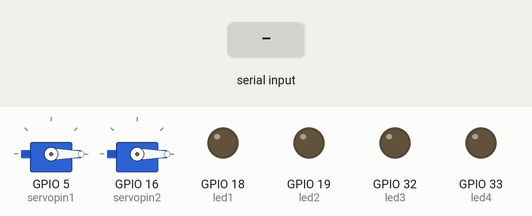
Simulated run of this sketch. Board: ESP32. Parts: 2 × servo, output pins drawn as LEDs (lit = HIGH). Dashed ring = blinking. Inputs (shaded band) come from the test bench.

Above: at 1.2 s.
1.3 s: "90,45,200,10,150,30\n" received over Serial
At 3.42 s:
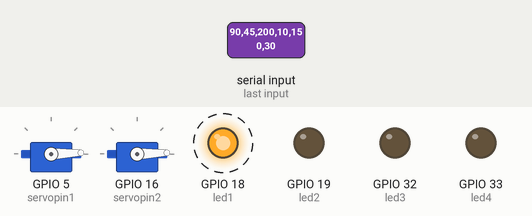
At 10.1 s:
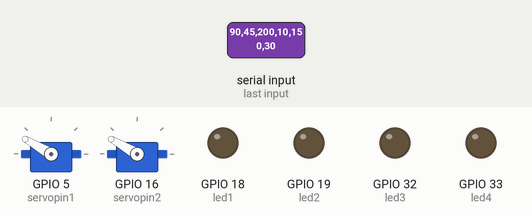
10.3 s: "30,150,10,200,45,90\n" received over Serial
At 17.9 s:
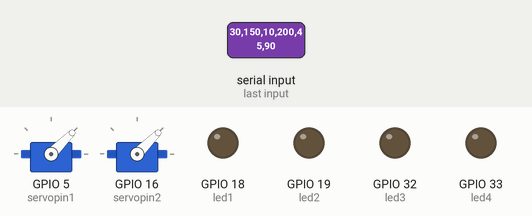
Timing chart, 0 to 19.3 s (numbered marks = the images above; inputs shaded):
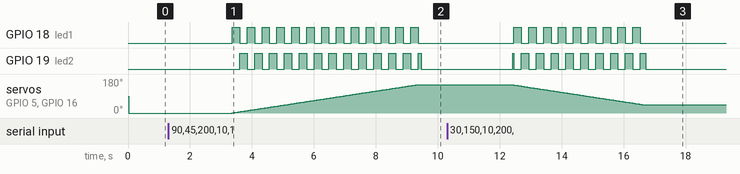

Measured:
- after the input at 1.3 s, GPIO 18 (led1): alternates HIGH for 0.24 s and LOW for 0.24 s, 26 changes in all, then stays LOW, starting after 2.1 s; GPIO 19 (led2): goes 12 × (HIGH 0.24 s, LOW 0.24 s), HIGH 0.10 s, then LOW, starting after 2.3 s
- after the input at 10.3 s, GPIO 18 (led1): alternates HIGH for 0.24 s and LOW for 0.24 s, 18 changes in all, then stays LOW, starting after 2.2 s; GPIO 19 (led2): goes HIGH 0.04 s, 8 × (LOW 0.24 s, HIGH 0.24 s), LOW 0.24 s, HIGH 0.18 s, then LOW, starting after 2.1 s

The sketch:

Servo_Controller.ino
```cpp
#include <ESP32Servo.h>

Servo servo1, servo2;


#define led1 18
#define led2 19
#define led3 32
#define led4 33
#define servopin1 5
#define servopin2 16
#define maxangle 150
#define minangle 0
#define timestep 40
#define swapspeed 6

int angle1 = 0;
int angle2 = 0;

int Pair5 = 0;
int Pair6 = 0;


void setup() {
  Serial.begin(9600);
  servo1.attach(servopin1);
  servo2.attach(servopin2);
  delay(20);
  servo1.write(angle1);
  servo2.write(angle2);

  // put your setup code here, to run once:

}

void loop() {
  if (Serial.available() >= 6) {
    int Pair1 = Serial.parseInt();
    int Pair2 = Serial.parseInt();
    int Pair3 = Serial.parseInt();
    int Pair4 = Serial.parseInt();
    Pair5 = Serial.parseInt();
    Pair6 = Serial.parseInt();
    int Pair7 = Serial.parseInt();
    int Pair8 = Serial.parseInt();

    angle1 = servoangle(Pair5,servo1,servo2,angle1,led1,led2);
    //Serial.print("Servo pair 1 to Angle: ");
    //Serial.println(Pair1);
    //angle2 = servoangle(Pair2,servo2,angle2,led3,led4);
    //Serial.print("Servo pair 2 to Angle: ");
    //Serial.println(Pair2);
    }

delay(100);
analogWrite(led1,0);
analogWrite(led2,0);
analogWrite(led3,0);
analogWrite(led4,0);
}

int servoangle(int dest, Servo &obj, Servo &obj2, int angle, int l1, int l2){
  if(dest >= maxangle){dest = maxangle;}
  if(dest <= minangle){dest = minangle;}
  if(angle < dest){

    for(int i = angle; i <= dest; i++){
      angle = i;
      obj.write(angle);
      obj2.write(angle);
      delay(timestep);
      trainled(i,l1,l2);
      }}

  if(angle > dest){

    for(int i = angle; i >= dest; i--){
      angle = i;
      obj.write(angle);
      obj2.write(angle);
      delay(timestep);
      trainled(i,l1,l2);}}

  return angle;
  }


void trainled(int in, int l1, int l2){
        if(in/6 % 2 == 0){
        analogWrite(l1,255);
        analogWrite(l2,0);
      }
      else{
        analogWrite(l1,0);
        analogWrite(l2,255);
      }
}
```
